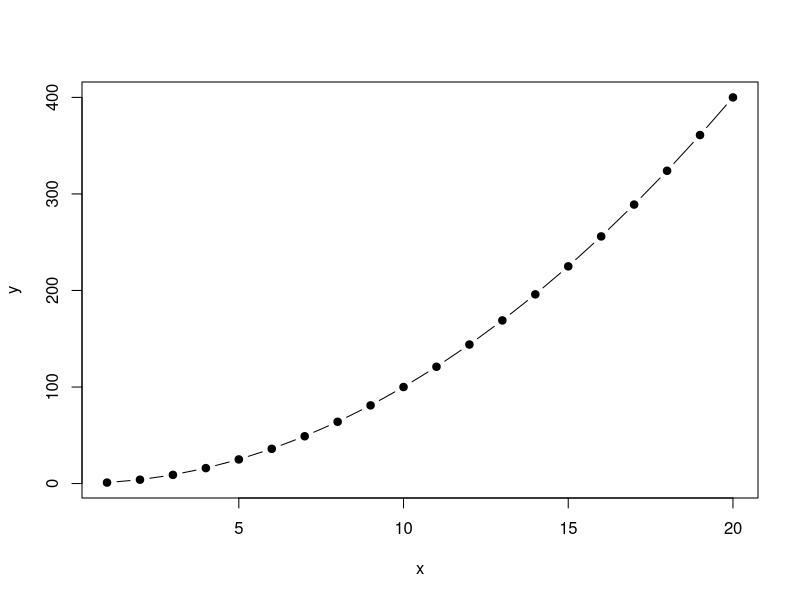
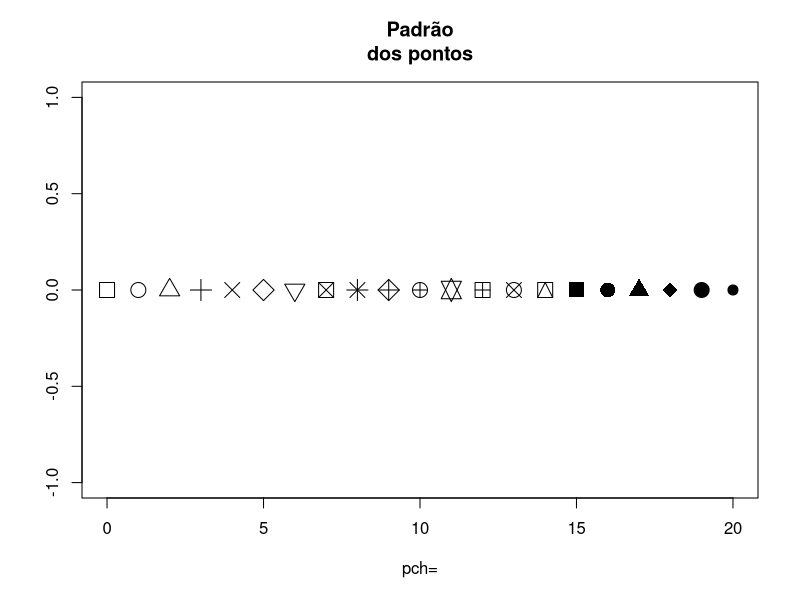
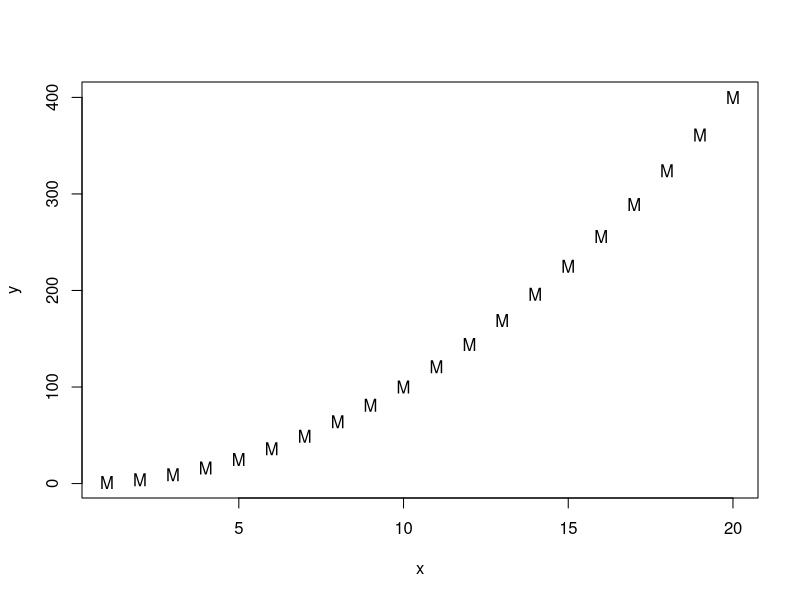
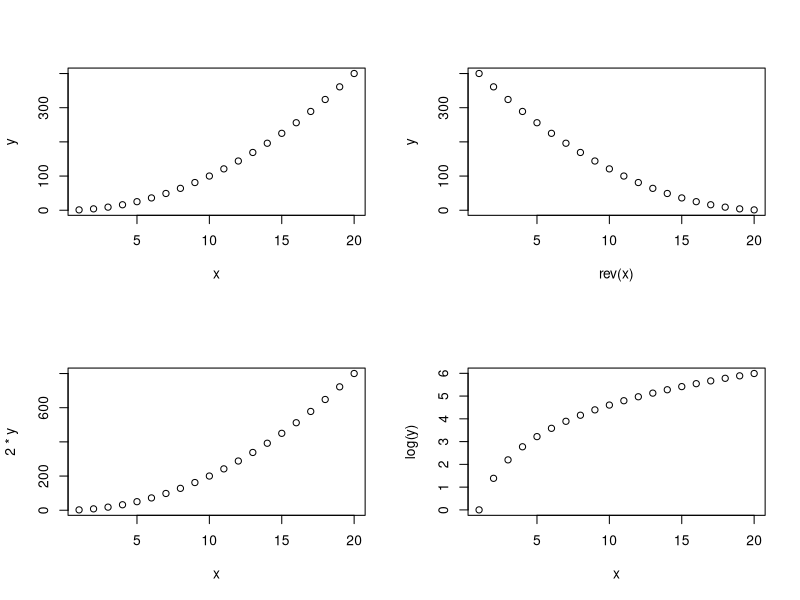
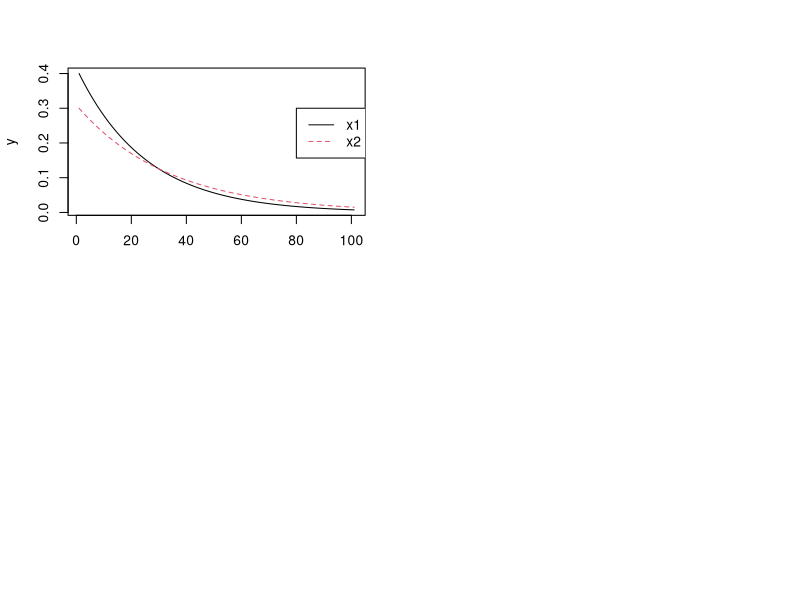

Reproduce these figures in R, in order.




#COMO CRIAR UM GRÁFICO
x<-1:20
y = x^2
plot(x,y,type = "b", pch=19)


#PADRÃO DOS PONTOS
plot(0:20, #coord. eixo das abscissas
     rep(0,21), #coord. eixo das ordenadas
     pch=0:20, #estilo dos pontos
     cex = 2, # tamanho dos pontos
     main = "Padrão\ndos pontos", #titulo (NOTE O \N)
     xlab = "pch=", #tecto dos eixos das abscissas
     ylab="") #sem texto nas ordenadas
     

#CARACTER COMO PADRAO DE PONTO
plot(x,y,pch="M")


#VARIOS GRAFICOS NA MESMA JANELA
par(mfrow=c(2,2)) #arranjo "2 por 2"
plot(x,y)
plot(rev(x),y)
plot(x,2*y)
plot(x,log(y))


#VARIAS CURVAS EM UM GRAFICO
x <-seq(0,10,0.1)
x1<-0.4*exp(-0.4*x)
x2<-0.3*exp(-0.3*x)
y<-cbind(x1,x2)
matplot(y,type="l")
legend(80,0.3,c("x1","x2"), lty= c(1,2), col=c(1,2))
